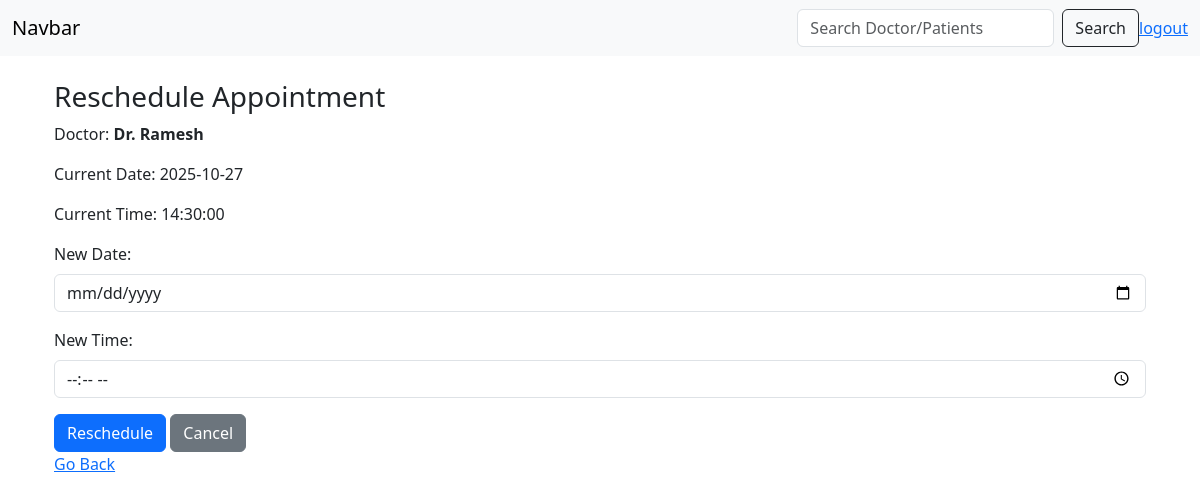
Screenshot of /patient_dashboard/reschedule/2 with the database file from the repository.
### application/models.py (models this page shows)
class Doctor(db.Model):
    __tablename__ = "doctor"
    id=db.Column(db.Integer(),primary_key=True,autoincrement=True)
    doctor_id = db.Column(db.Integer(),db.ForeignKey('user.user_id'),nullable=False)
    name = db.Column(db.String(100),nullable=False)
    username = db.Column(db.String(100),nullable=False)
    department = db.Column(db.String(100),db.ForeignKey("department.department_name"),nullable=False)
    availability = db.Column(db.String(200), nullable=True)
    appointments = db.relationship("Appointment", backref="doctor", cascade="all, delete-orphan")

class Appointment(db.Model):
    __tablename__ = "appointment"
    appointment_id = db.Column(db.Integer(),primary_key=True,autoincrement=True)
    patient_id = db.Column(db.Integer() , db.ForeignKey("patient.patient_id") ,nullable=False)
    doctor_id = db.Column(db.Integer() , db.ForeignKey("doctor.id"),nullable=True)
    date = db.Column(db.Date(),nullable = False)
    time = db.Column(db.Time(),nullable = False)
    status = db.Column(db.String(),nullable = False , default="Booked")

### application/patient_api.py (the view, shortened to what this page needs)
@api.route("/patient_dashboard/reschedule/<int:appointment_id>", methods=["GET", "POST"])
def reschedule_appointment(appointment_id):
    appointment = Appointment.query.get_or_404(appointment_id)
    doctor = Doctor.query.filter(
        or_(
            Doctor.id == appointment.doctor_id,
            Doctor.doctor_id == appointment.doctor_id
        )
    ).first()
    if not doctor:
        flash("Linked doctor not found for this appointment.", "warning")
        return redirect(url_for('patient_api.patient_dashboard'))
    return render_template("patient/reschedule.html", appointment=appointment, doctor=doctor)

### templates/patient/reschedule.html
{% extends "patient/layout.html" %}
{% block body %}
<div class="container mt-4">
    <h3>Reschedule Appointment</h3>
    <p>Doctor: <strong>{{ doctor.name }}</strong></p>
    <p>Current Date: {{ appointment.date }}</p>
    <p>Current Time: {{ appointment.time }}</p>
    <form method="POST" action="{{ url_for('patient_api.reschedule_appointment', appointment_id=appointment.appointment_id) }}">
        <div class="mb-3">
            <label for="date" class="form-label">New Date:</label>
            <input type="date" name="date" class="form-control" required>
        </div>
        <div class="mb-3">
            <label for="time" class="form-label">New Time:</label>
            <input type="time" name="time" class="form-control" required>
        </div>
        <button type="submit" class="btn btn-primary">Reschedule</button>
        <a href="{{ url_for('patient_api.patient_dashboard') }}" class="btn btn-secondary">Cancel</a>
    </form>
    <a href="{{ url_for('patient_api.patient_dashboard') }}">Go Back</a>
</div>
{% endblock %}

### rows the page displays
Doctor: name "Dr. Ramesh"
Appointment: date "2025-10-27", time "14:30:00"
